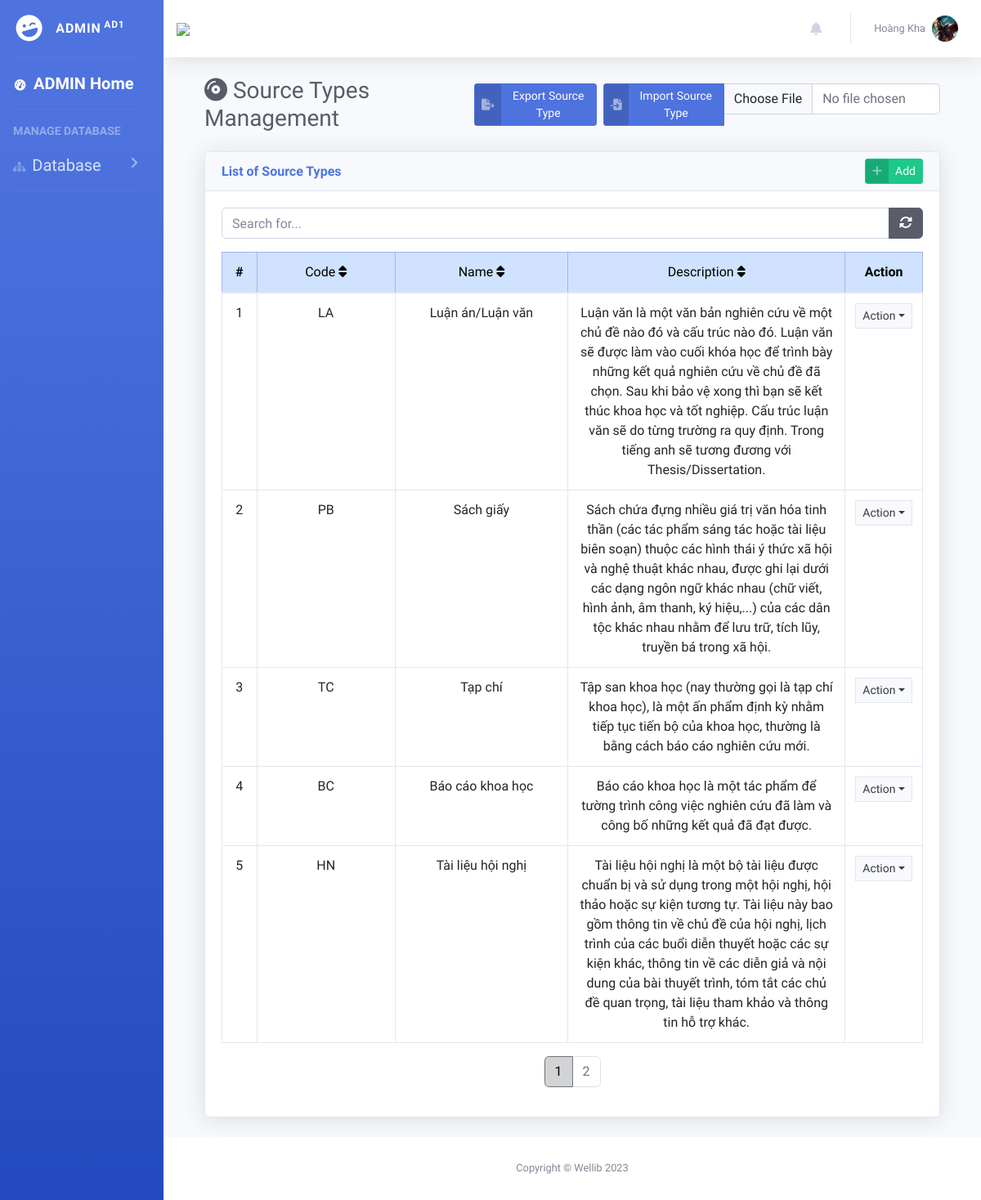
The page /source_type/id (signed in) on the database its author committed.
### ad/models.py (models this page shows, shortened)
class Profile(models.Model):
    user = models.OneToOneField(User, on_delete=models.CASCADE)
    first_name = models.CharField(max_length=255, blank=False, null= False)
    last_name = models.CharField(max_length=255, blank=False, null= False)
    email = models.EmailField(max_length=255, blank=False, null= False)
    identity = models.CharField(max_length=9, blank=False, null= False)
    phone = models.CharField(max_length=15, blank=True)
    date_of_birth = models.DateField(default= timezone.now, blank=True)
    sex = models.CharField(max_length=2, choices=(('1','MALE'), ('2', 'FEMALE')), blank=True)
    profile_img = models.ImageField(upload_to=('images/avatars/'),default=('images/avatars/default.jpg'))
    first_time = models.BooleanField(null=False, default=True)
    bio = models.CharField(null=True, max_length=255, default="Edit profile for more.")
    date_joined = models.DateField(null=True, default=timezone.now)
    class ROLE(models.TextChoices):
        ADMIN = "ADMIN", "Admin"
        READER = "READER", "Reader"
        LIBRARIAN = "LIBRARIAN", "Librarian"
    role = models.CharField(max_length=20, choices=ROLE.choices, default = ROLE.READER)

class SourceType(models.Model):
    code = models.CharField(blank=False, null=False, max_length=50)
    name = models.CharField(null= False, blank=False, max_length=500)
    description = models.TextField(blank=False, null=False, max_length=500)
    date_added = models.DateTimeField(null=False, default=timezone.now)

### ad/views.py (the view)
# urls.py: path('source_type/<str:order>', views.source_type, name = 'source_type'),
@login_required
def source_type(request, order = 'id'):
    context = context_data()
    context['page_title'] = 'Source Types'
    source_type = models.SourceType.objects.all().order_by(order)
    context["source_type"] = source_type
    return render(request, 'ad/source_type.html', context)

### ad/templatetags/my_tags.py (called while the page is built)
@register.filter
def book_requests(i):
    return models.BookRequest.objects.all().filter(status = '1').order_by('date_added')

@register.filter
def reader_requests(i):
    return models.ReaderRequest.objects.all().filter(status = '1').order_by('date_added')

@register.filter
def adnoti(i):
    return models.BookRequest.objects.all().filter(status = '1').count() + models.ReaderRequest.objects.all().filter(status = '1').count()

### ad/views.py (called while the page is built)
def context_data():
    context = {
        "page_title": "",
        "system_name": "Wellib",
    }
    return context

### templates/ad/source_type.html (shortened to what this page needs)
{% extends 'ad/base.html' %}
{% load my_tags %}
{% block Page_content %}
<div class="d-sm-flex align-items-center justify-content-between mb-4">
	<h1 class="h3 mb-0 text-gray-800 "><i class="fa-solid fa-compact-disc"></i> Source Types Management</h1>
  <div class="d-flex">
		<a href="{% url 'export_source_type'%}" class="btn btn-sm btn-primary btn-icon-split mr-2" type="button">
			<span class="icon text-white-50 d-flex align-items-center">
			<i class="fa-solid fa-file-export"></i>
			</span>
			<span class="text d-flex align-items-center">Export Source Type</span>
		</a>
		<form action="{% url 'import_source_type'%}" method="post" enctype="multipart/form-data">
			<div class="input-group" style="display: flex; flex-wrap: nowrap;">
				<button id="activateButton" class="btn btn-sm btn-primary btn-icon-split hover-none" type="button">
					<span class="icon text-white-50 d-flex align-items-center">
					<i class="fa-solid fa-file-import"></i>
					</span>
					<span class="text d-flex align-items-center">Import Source Type</span>
				</button>
				<input type="file" name="csv_file" class="form-control" style="width: 300px;" required>
			</div>
		</form>
	</div>
</div>
<div class="card shadow mb-4">
	<div class="card-header py-2 d-flex justify-content-between">
		<div class="m-0 font-weight-bold text-primary d-flex align-items-center">List of Source Types</div>
		<a href="{% url 'manage_source_type'%}" class="btn btn-sm btn-success btn-icon-split" type="button">
			<span class="icon text-white-50">
			<i class="fas fa-plus"></i>
		</span>
		<span class="text">Add</span>
		</a>
	</div>
	<div class="card-body">
    <div class="input-group input-group mb-3">
      <input type="text" onkeyup="searchFunction()" class="form-control" id="search" placeholder="Search for...">
      <a href="" class="btn btn-dark"><i class="fas fa-sync-alt"></i></a>
   </div>
   <table class="table table-bordered table-sm-mt-4" style="text-align: center;">
      <collanguage>
        <col width="5%"/>
        <col width="20%"/>
        <col width="25%"/>
        <col width="40%"/>
        <col width="10%"/>
      </collanguage>
      <thead class="table-primary">
        <tr id="chk-th">
          <th class="text-center" scope="col">#</th>
          <th class="text-center" scope="col"><a href="{% url 'source_type' 'code'%}">Code <i class="fa-solid fa-sort"></i></a></th>
          <th class="text-center" scope="col"><a href="{% url 'source_type' 'name'%}">Name <i class="fa-solid fa-sort"></i></a></th>
          <th class="text-center" scope="col"><a href="{% url 'source_type' 'description'%}">Description <i class="fa-solid fa-sort"></i></a></th>
          <th class="text-center" class="text-center">Action</th>
        </tr>
      </thead>
      <tbody id="myTable">
        {% if source_type %}
          {% for src in source_type %}
            <tr>
              <td class="text-center">{{ forloop.counter }}</td>
              <td class="text-center">{{ src.code }}</td>
              <td class="text-center">{{ src.name }}</td>
              <td class="text-center">{{ src.description }}</td>
              <td class="text-center">
                <div class="dropdown">
                  <button class="btn btn-light btn-sm rounded-0 border dropdown-toggle" type="button" id="{{ src.id }}" data-bs-toggle="dropdown" aria-expanded="false">Action</button>
                </div>
              </td>
            </tr>
          {% endfor %}
        {% endif %}
      </tbody>
    </table>
    <ul id="pagination" class="pagination justify-content-center"></ul>
	</div>
</div>
{% endblock %}

### templates/ad/base.html (shortened to what this page needs)
{% load static %}
{% load my_tags %}
<!DOCTYPE html>
<html lang="en">
<head>
    <link href="https://cdn.jsdelivr.net/npm/bootstrap@5.3.0/dist/css/bootstrap.min.css" rel="stylesheet">
    <link rel="stylesheet" href="https://cdnjs.cloudflare.com/ajax/libs/bootstrap-select/1.14.0-beta2/css/bootstrap-select.min.css" />
    <link rel="stylesheet" href="https://cdnjs.cloudflare.com/ajax/libs/font-awesome/6.1.1/css/all.min.css"/>
    <link href="{% static 'css/sb-admin-2.min.css'%}" rel="stylesheet">
    <link rel="stylesheet" href="{% static 'css/styles.css' %}"/>
    <link rel="stylesheet" href="{% static 'css/jquery.toast.css' %}"/>
</head>
{% if request.user.is_authenticated %}
<body id="page-top">
    <div id="wrapper">
        <ul class="navbar-nav bg-gradient-primary sidebar sidebar-dark accordion col-xl-2" id="accordionSidebar">
            <a class="sidebar-brand d-flex align-items-center justify-content-center" href="{% if request.user.profile.role == "ADMIN"%}{% url 'adhome'%}{% else %}{% url 'libhome'%}{% endif %}">
                <div class="sidebar-brand-icon rotate-n-15">
                    <i class="fas fa-laugh-wink"></i>
                </div>
                <div class="sidebar-brand-text mx-3">{{request.user.profile.role}}<sup> {{request.user.profile.identity}}</sup></div>
            </a>
            <hr class="sidebar-divider my-0">
            {% if request.user.profile.role == "ADMIN" %}
            <li class="nav-item active">
              <a class="nav-link" href="{% url 'adhome' %}">
                  <i class="fas fa-fw fa-tachometer-alt"></i>
                  <span class="fs-5 text-center">ADMIN Home</span></a>
            </li>
            <hr class="sidebar-divider">
            <div class="sidebar-heading" style="font-size: 14px;">
                Manage Database
            </div>
            <li class="nav-item">
                <a class="nav-link collapsed" style="width: 100% !important;" href="#" data-toggle="collapse" data-target="#collapseTwo"
                    aria-expanded="true" aria-controls="collapseTwo">
                    <i class="fa-solid fa-sitemap"></i>
                    <span class="fs-5">Database</span>
                </a>
            </li>
            {% endif %}
            <hr class="sidebar-divider">
        </ul>
        <div id="content-wrapper" class="d-flex flex-column">
            <div id="content">
                <nav class="navbar navbar-expand navbar-light bg-white topbar mb-4 static-top shadow">
                    <div class="d-none d-sm-inline-block mr-auto">
                            <img style="width: 250px;" src="{% static 'images/wellib.png' %}">
                    </div>
                    <ul class="navbar-nav ml-auto">
                        <li class="nav-item dropdown no-arrow mx-1">
                            <a class="nav-link dropdown-toggle" href="#" id="alertsDropdown" role="button"
                                data-toggle="dropdown" aria-haspopup="true" aria-expanded="false">
                                <i class="fas fa-bell fa-fw"></i>
                            </a>
                        </li>
                        <li class="nav-item dropdown no-arrow">
                            <a class="nav-link dropdown-toggle" href="#" id="userDropdown" role="button"
                                data-toggle="dropdown" aria-haspopup="true" aria-expanded="false">
                                <span class="mr-2 d-none d-lg-inline text-gray-600 small">{{request.user.profile.last_name}}</span>
                                <img class="img-profile rounded-circle" src="{{request.user.profile.profile_img.url}}" style="object-fit: cover;">
                            </a>
                        </li>
                    </ul>
                </nav>
                <div class="container-fluid" style="padding: 0 5% !important;">
                    {% block Page_content %}{% endblock Page_content %}
                </div>
            </div>
            <footer class="sticky-footer bg-white">
                <div class="container my-auto">
                    <div class="copyright text-center my-auto">
                        <span>Copyright &copy; Wellib 2023</span>
                    </div>
                </div>
            </footer>
        </div>
    </div>
    {% else %}
    {% block authentication %}{% endblock authentication %}
    {% endif %}
</body>
</html>

### static/css/styles.css (style rules this page uses)
.input-group .form-control { z-index: 1 !important; }

### templates/ad/source_type.html (style rules this page uses)
a { text-decoration:none; color: black; font-weight: 500; }

### rows shown on the page
SourceType: code "LA", name "Luận án/Luận văn", description "Luận văn là một văn bản nghiên cứu về một chủ đề nào đó và cấu trúc nào đó. Luận văn sẽ được làm vào cuối khóa học để trình bày những kết quả nghiên cứu về chủ đề đã chọn. Sau khi bảo vệ xong thì bạn sẽ kết thúc khoa học và tốt nghiệp. Cấu trúc luận văn sẽ do từng trường ra quy định. Trong tiếng anh sẽ tương đương với Thesis/Dissertation."
SourceType: code "PB", name "Sách giấy", description "Sách chứa đựng nhiều giá trị văn hóa tinh thần (các tác phẩm sáng tác hoặc tài liệu biên soạn) thuộc các hình thái ý thức xã hội và nghệ thuật khác nhau, được ghi lại dưới các dạng ngôn ngữ khác nhau (chữ viết, hình ảnh, âm thanh, ký hiệu,...) của các dân tộc khác nhau nhằm để lưu trữ, tích lũy, truyền bá trong xã hội."
SourceType: code "TC", name "Tạp chí", description "Tập san khoa học (nay thường gọi là tạp chí khoa học), là một ấn phẩm định kỳ nhằm tiếp tục tiến bộ của khoa học, thường là bằng cách báo cáo nghiên cứu mới."
SourceType: code "BC", name "Báo cáo khoa học", description "Báo cáo khoa học là một tác phẩm để tường trình công việc nghiên cứu đã làm và công bố những kết quả đã đạt được."
SourceType: code "HN", name "Tài liệu hội nghị", description "Tài liệu hội nghị là một bộ tài liệu được chuẩn bị và sử dụng trong một hội nghị, hội thảo hoặc sự kiện tương tự. Tài liệu này bao gồm thông tin về chủ đề của hội nghị, lịch trình của các buổi diễn thuyết hoặc các sự kiện khác, thông tin về các diễn giả và nội dung của bài thuyết trình, tóm tắt các chủ đề quan trọng, tài liệu tham khảo và thông tin hỗ trợ khác."

### other values the page prints
{{ request.user.profile.role }} "ADMIN"
{{ request.user.profile.identity }} "AD1"
{{ request.user.profile.last_name }} "Hoàng Kha"
